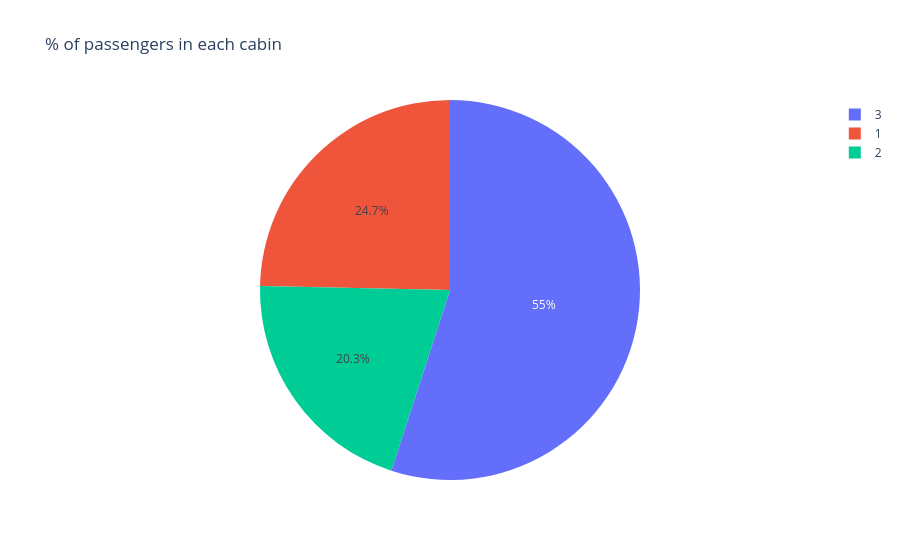

The notebook cell this image was saved under:
### Markdown cell above
### Pie plot

### Code cell
eda = EDAVisualizer(enable_plotly=True)
fig, pie_data = eda.pie_plot(data, column="PCLASS", title="% of passengers in each cabin")

fig.show()

### Figure 1 — Plotly figure (JSON) as saved in the notebook; plotly's stock layout.template omitted (floating-point values rounded to 4 significant figures)
{"data": [{"labels": [1, 2, 3], "name": "PCLASS", "type": "pie", "values": [269, 222, 600]}], "layout": {"title": {"text": "% of passengers in each cabin"}}}
